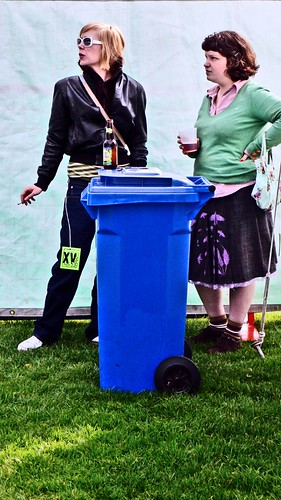
#> input picture bin_detection/data/training/0001.jpg, 281 x 500 px; its folder holds only this picture in this run
$ python -i bin_detector.py   (imports and definitions only)
#> lines starting #> are read from the running program, lines starting #| are printed output that depends on the picture
#> further down, picture is the input picture: shape (500, 281, 3); mean B, G, R 125.4, 119.6, 99.7
### bin_detection/data_loader.py
import os
import pickle
from typing import List, Tuple
from collections import Counter

import cv2
import numpy as np
import skimage.transform

classes = ('blue', 'black', 'green', 'not-blue', 'white')


class DataLoader:
    def __init__(self, data_dir: str, mask_dir: str, resample=True, load=True):
#> called with data_dir = '', mask_dir = '', resample = True, load = False
        if load:
            self.img_shape = (200, 200)

            data = []

            for img_file in os.listdir(data_dir):
                data.append([])
                img_path = os.path.join(os.path.abspath(os.curdir), data_dir, img_file)
                assert os.path.exists(img_path)
                img = cv2.imread(img_path)
                img = cv2.cvtColor(img, cv2.COLOR_BGR2RGB)
                img = cv2.resize(img, self.img_shape, interpolation=cv2.INTER_CUBIC)
                img = img.reshape((np.prod(self.img_shape), 3))

                for class_id, class_name in enumerate(classes):
                    mask_path = os.path.join(os.path.abspath(os.curdir), mask_dir, class_name, f'{img_file}_mask.pkl')
                    assert os.path.exists(mask_path)
                    with open(mask_path, 'rb') as f:
                        mask: np.ndarray = pickle.load(f)
                    mask = skimage.transform.resize(mask, self.img_shape) > 0.5
                    mask = mask.flatten()

                    masked_img = img[mask, :].astype(float)
                    assert len(masked_img) == np.sum(mask)
                    data[-1].append(masked_img)

            # resort the list to (class x image)
            data = list(zip(*data))
            data = [np.concatenate(d, axis=0) for d in data]
            if resample:
                self._resample(data)
            labels = [np.zeros((len(d),), dtype=int) + class_id for class_id, d in enumerate(data)]

            self.data = np.concatenate(data, axis=0)
            self.labels = np.concatenate(labels, axis=0)

            self.mean = self.data.mean(axis=0)
            self.std = self.data.std(axis=0)

            print(classes)
            print(Counter(self.labels))

    # [6 lines left out: function dump_stats, not called in this run]

    def load_stats(self):
        with open('bin_detection/mean.pkl', 'rb') as f:
#> (reads bin_detection/mean.pkl from the repository)
            self.mean = pickle.load(f)

        with open('bin_detection/std.pkl', 'rb') as f:
#> (reads bin_detection/std.pkl from the repository)
            self.std = pickle.load(f)

    # [55 lines left out: functions _resample, load_img, normalize, unnormalize, not called in this run]

### bin_detection/bin_detector.py
#!/usr/bin/env python
"""
ECE276A WI21 PR1: Color Classification and Recycling Bin Detection
"""
import os
import pickle
from typing import List
import sys
sys.path.append(os.path.abspath(os.curdir))

import cv2
import matplotlib.pyplot as plt
import numpy as np
from skimage.measure import label, regionprops

from bin_detection.data_loader import DataLoader
from regression import Regression

MAX_WIDTH_RATIO = 2.5
MIN_WIDTH_RATIO = 1
MIN_AREA = 1000


class BinDetector:
    def __init__(self):
        """
        Initialize your recycling bin detector with the attributes you need,
        e.g., parameters of your classifier
        """
        self.data_loader = DataLoader('', '', load=False)
        self.data_loader.load_stats()
        with open('bin_detection/weights.pkl', 'rb') as f:
#> (reads bin_detection/weights.pkl from the repository)
            self.weights = pickle.load(f)[0]

    def segment_image(self, img):
        """
        Obtain a segmented image using a color classifier,
        e.g., Logistic Regression, Single Gaussian Generative Model, Gaussian Mixture,
        call other functions in this class if needed

        Args:
            img - original image
        Returns:
            mask_img - a binary image with 1 if the pixel in the original image is blue and 0 otherwise
        """
        img = cv2.cvtColor(img, cv2.COLOR_BGR2RGB)
        shape = img.shape
        img = img.reshape((img.shape[0] * img.shape[1], img.shape[2])).astype(float)
        self.data_loader.normalize(img)

        mask = Regression.classify(img, self.weights)[0]
        mask = mask.reshape((shape[0], shape[1])) == 0
        return mask

    def get_bounding_boxes(self, img: np.ndarray):
        """
        Find the bounding boxes of the recycling bins
        call other functions in this class if needed

        Args:
            img - Binary image
        Returns:
            boxes - a list of lists of bounding boxes. Each nested list is a bounding box in the form of [x1, y1, x2, y2]
            where (x1, y1) and (x2, y2) are the top left and bottom right coordinate respectively
        """
        original = img.copy()
        blur_kernel_size = (20, 20)
        img = cv2.blur(img.astype(float), blur_kernel_size) > 0.8
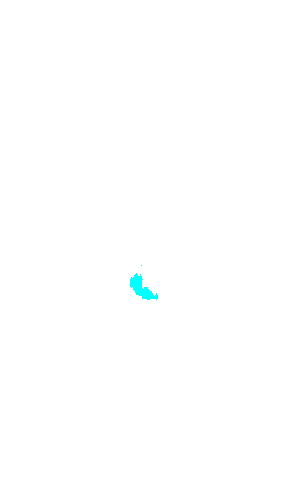
#> img: shape (500, 281, 3) bool; mean of channels 0, 1, 2 1, 1, 0.998; drawn as B, G, R
        labeled = label(img, background=0, connectivity=1)
        props = regionprops(labeled)
#> props = 1 regions

        bounding_boxes = []
        for p in props:
            width = abs(p.bbox[1] - p.bbox[3])
            height = abs(p.bbox[0] - p.bbox[2])
            if p.area < MIN_AREA:
                continue
            elif width > height * MIN_WIDTH_RATIO:
                continue
            elif height > width * MAX_WIDTH_RATIO:
                continue
            else:
                x1, y1, x2, y2 = p.bbox
                bounding_boxes.append([y1, x1, y2, x2])
#> this loop made 1 pass
#> (width, height) on pass 1: (500, 0)
#> after the loop, bounding_boxes = []
        return bounding_boxes

    @staticmethod
    def plot(images: List[np.ndarray]):
        fig, axs = plt.subplots(1, len(images))
        for img, ax in zip(images, axs):
            ax.imshow(img)
        plt.show()

>>> import cv2
>>> picture = cv2.imread('data/training/0001.jpg')
>>> result = BinDetector().get_bounding_boxes(picture)
#> result = []
